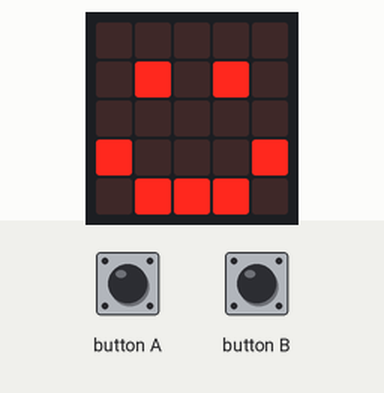
Recording of a program running on a simulated BBC micro:bit (MakeCode). Shown: the board's 5×5 LED display.

Above: at 0.1 s.
At 10.3 s:
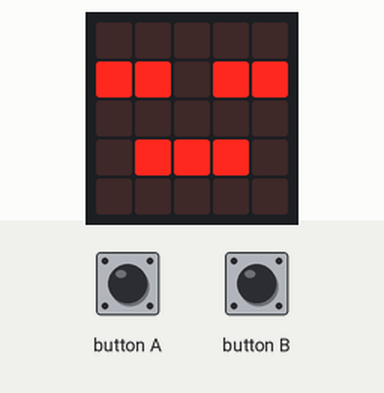
At 20.5 s:
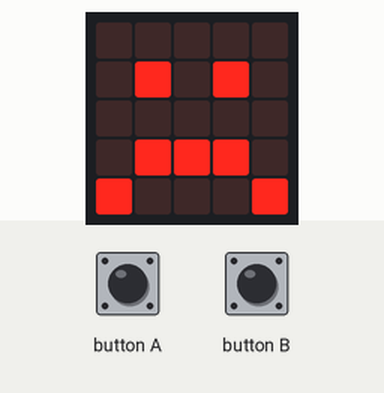

Measured:
- what the display in image 1 shows lasts 0.6 s, from 10.2 s to 10.8 s

The program:

main.ts
```typescript
input.onButtonPressed(Button.A, function () {
    voeden += 5
})
input.onButtonPressed(Button.B, function () {
    knuffel += 5
})
let knuffel = 20
let voeden = 20
let dood = 0
basic.forever(function () {
    if (dood == 0) {
        if (knuffel > 10 && knuffel > 10) {
            basic.showIcon(IconNames.Happy)
        }
        if ((knuffel < 10 || knuffel > 1) && (voeden > 1 || voeden < 10)) {
            basic.showIcon(IconNames.Sad)
        }
    }
})
basic.forever(function () {
    knuffel += -1
    voeden += -1
    basic.pause(1000)
})
basic.forever(function () {
    if (dood < 1) {
        basic.showIcon(IconNames.Asleep)
    }
})
basic.forever(function () {
    if (knuffel < 0 || voeden < 0) {
        dood = 1
    }
})
```

test.ts
```typescript
// tests gaan hier; deze zal niet worden gecompileerd wanneer dit pakket wordt gebruikt als extensie.
```
